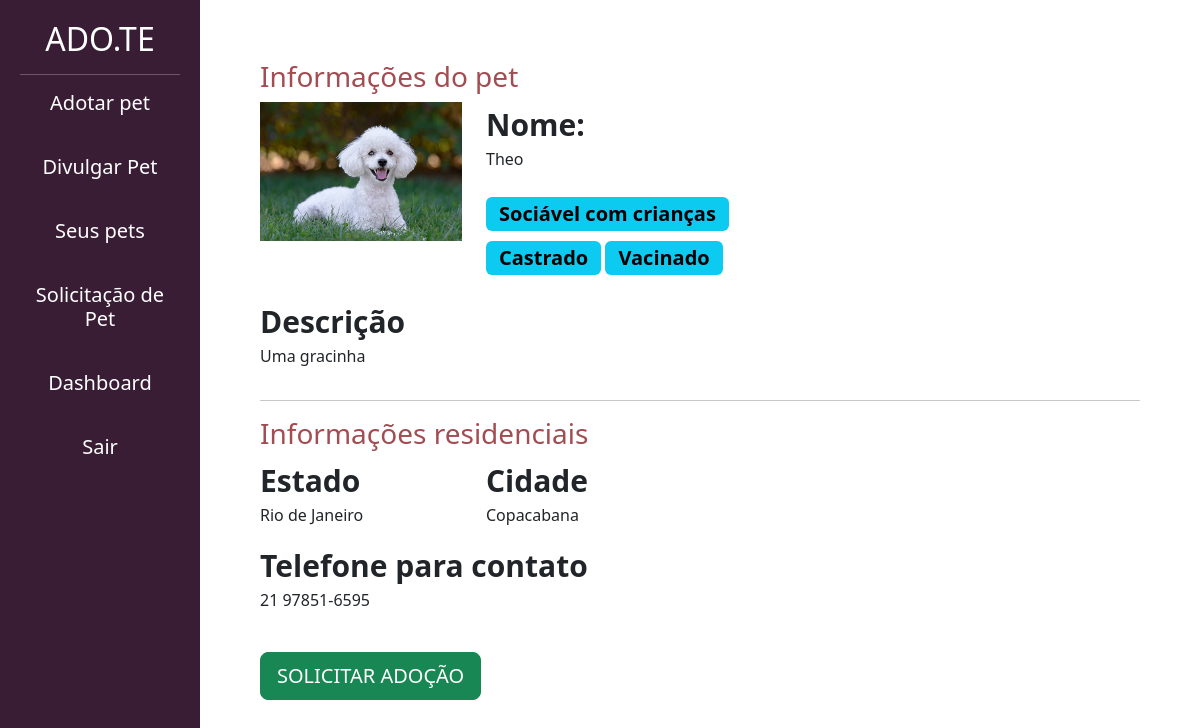
The page /divulgar/ver_pet/4 (signed in) on the database its author committed.
### divulgar/models.py (models this page shows, shortened)
class Pet(models.Model):
    foto = models.ImageField(upload_to='fotos_pets')
    choices_status = (('P', 'Para adoção'), ('A', 'Adotado'))
    usuario = models.ForeignKey(User, on_delete=models.DO_NOTHING)
    nome = models.CharField(max_length=100)
    descricao = models.TextField()
    estado = models.CharField(max_length=50)
    cidade = models.CharField(max_length=50)
    telefone = models.CharField(max_length=14)
    tags = models.ManyToManyField(Tag)
    raca = models.ForeignKey(Raca, on_delete=models.DO_NOTHING)
    status = models.CharField(max_length=1,choices=choices_status, default='P')

class Tag(models.Model):
    tag = models.CharField(max_length=100)
    def __str__(self):
        return self.tag

### divulgar/views.py (the view)
# urls.py: path('ver_pet/<int:id>', views.ver_pet, name='ver_pet'),
@login_required
def ver_pet(request, id):
    if request.method == 'GET':
        pet = Pet.objects.get(id=id)
        return render(request, 'ver_pet.html', {'pet': pet})

### divulgar/templates/ver_pet.html (shortened to what this page needs)
{% load static %}
<!doctype html>
<html lang="pt-BR">
    <head>
    <link href="https://cdn.jsdelivr.net/npm/bootstrap@5.3.0-alpha1/dist/css/bootstrap.min.css" rel="stylesheet">
    <link href="{% static 'usuarios/css/cadastro.css' %}" rel="stylesheet">
    <link href="{% static 'divulgar/css/novo_pet.css' %}" rel="stylesheet">
    <link href="{% static 'divulgar/css/seus_pet.css' %}" rel="stylesheet">
    <link href="{% static 'adotar/css/listar_pets.css' %}" rel="stylesheet">
    </head>
    <body>
        <div class="container-fluid">
            <div class="row">
                <div style='height: auto;' class="col-md-2 bg-side-plataforma sidebar">
                    <h2>ADO.TE</h2>
                    <hr>
                    <h5><a class="navegação" href="/adotar/">Adotar pet</a><h5/><br>
                        <h5><a class="navegação" href="/divulgar/novo_pet/">Divulgar Pet</a><h5/><br>
                        <h5><a class="navegação" href="/divulgar/seus_pets/">Seus pets</a><h5/><br>
                        <h5><a class="navegação" href="/divulgar/ver_pedido_adocao/">Solicitação de Pet</a><h5/><br>
                        <h5><a class="navegação" href="/divulgar/dashboard/">Dashboard</a><h5/><br>
                        <h5><a class="navegação" href="/auth/sair/">Sair</a><h5/>
                </div>
                <div style="padding:60px" class="col-md">
                    <h3 class="font-vinho">Informações do pet</h3>
                    <div class="row">
                        <div class="col-md-3">
                            <img width="100%" src="{{pet.foto.url}}">
                        </div>
                        <div class="col-md-9">
                            <span class="span-bold">Nome:</span>
                            <p>{{pet.nome}}</p>
                            <div style="width:40%">
                                {% for tag in pet.tags.all %}
                                    <span class='badge text-bg-info badge-lg'>{{tag}}</span>
                                {% endfor %}
                            </div>
                        </div>
                    </div>
                    <br>
                    <div class="row">
                        <div class="col-md-5">
                            <span class="span-bold">Descrição</span>
                            <p>{{pet.descricao}}</p>
                        </div>
                        <div class="col-md-7">
                        </div>
                    </div>
                    <hr>
                    <div class="row">
                        <h3 class="font-vinho">Informações residenciais</h3>
                        <div class="col-md">
                            <div class="row">
                                <div class="col-md">
                                    <span class="span-bold">Estado</span>
                                    <p>{{pet.estado}}</p>
                                </div>
                                <div class="col-md">
                                    <span class="span-bold">Cidade</span>
                                    <p>{{pet.cidade}}</p>
                                </div>
                            </div>
                            <span class="span-bold">Telefone para contato</span>
                            <p>{{pet.telefone}}</p>
                            <br>
                            <a href="{% url 'pedido_adocao' pet.id %}" class="btn btn-success btn-lg">SOLICITAR ADOÇÃO</a>
                        </div>
                        <div class="col-md">
                        </div>
                    </div>
                </div>
            </div>
        </div>
    </body>
</html>

### templates/static/divulgar/css/novo_pet.css (style rules this page uses)
.sidebar { text-align: center; padding: 20px; }
.font-vinho { color: #A24D52; }
.navegação { display: flex; justify-content: center; align-items: center; text-decoration: none; color: white; }

### templates/static/divulgar/css/seus_pet.css (style rules this page uses)
.navegação { display: flex; justify-content: center; align-items: center; text-decoration: none; color: white; }

### templates/static/adotar/css/listar_pets.css (style rules this page uses)
.span-bold { font-weight: bold; font-size: 30px; }
.badge-lg { font-size: 20px; margin-top: 10px; }
.bg-side-plataforma { background-color: #391D34; color: white; }
.navegação { display: flex; justify-content: center; align-items: center; text-decoration: none; color: white; }

### rows shown on the page
Pet: foto (picture), nome "Theo", descricao "Uma gracinha", estado "Rio de Janeiro", cidade "Copacabana", telefone "21 97851-6595"
Tag: tag "Sociável com crianças"
Tag: tag "Castrado"
Tag: tag "Vacinado"
